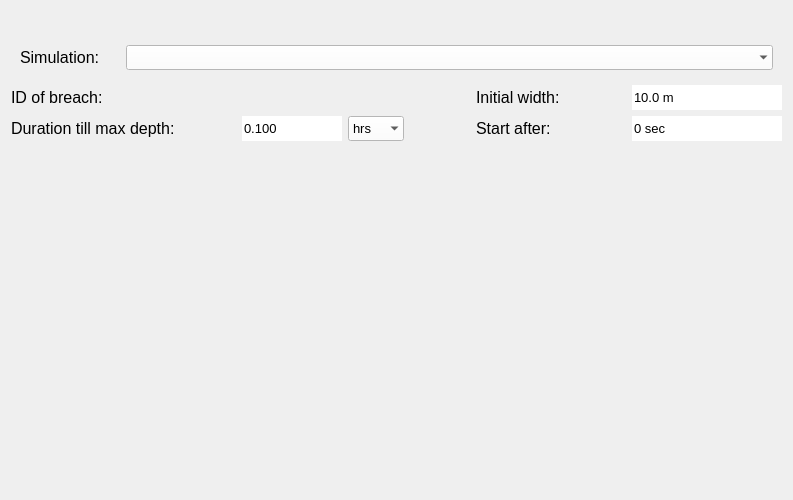
<?xml version="1.0" encoding="UTF-8"?>
<ui version="4.0">
 <class>page_breaches</class>
 <widget class="QWidget" name="page_breaches">
  <property name="geometry">
   <rect>
    <x>0</x>
    <y>0</y>
    <width>793</width>
    <height>500</height>
   </rect>
  </property>
  <property name="minimumSize">
   <size>
    <width>720</width>
    <height>0</height>
   </size>
  </property>
  <property name="palette">
   <palette>
    <active>
     <colorrole role="Button">
      <brush brushstyle="SolidPattern">
       <color alpha="255">
        <red>255</red>
        <green>255</green>
        <blue>255</blue>
       </color>
      </brush>
     </colorrole>
    </active>
    <inactive>
     <colorrole role="Button">
      <brush brushstyle="SolidPattern">
       <color alpha="255">
        <red>255</red>
        <green>255</green>
        <blue>255</blue>
       </color>
      </brush>
     </colorrole>
    </inactive>
    <disabled>
     <colorrole role="Button">
      <brush brushstyle="SolidPattern">
       <color alpha="255">
        <red>255</red>
        <green>255</green>
        <blue>255</blue>
       </color>
      </brush>
     </colorrole>
    </disabled>
   </palette>
  </property>
  <property name="font">
   <font>
    <family>Segoe UI</family>
    <pointsize>8</pointsize>
   </font>
  </property>
  <property name="windowTitle">
   <string>Form</string>
  </property>
  <property name="inputMethodHints">
   <set>Qt::ImhDigitsOnly</set>
  </property>
  <layout class="QGridLayout" name="gridLayout">
   <item row="5" column="0" colspan="4">
    <layout class="QHBoxLayout" name="horizontalLayout_3">
     <property name="bottomMargin">
      <number>0</number>
     </property>
     <item>
      <widget class="QLabel" name="label_2">
       <property name="sizePolicy">
        <sizepolicy hsizetype="Preferred" vsizetype="Preferred">
         <horstretch>0</horstretch>
         <verstretch>0</verstretch>
        </sizepolicy>
       </property>
       <property name="minimumSize">
        <size>
         <width>225</width>
         <height>25</height>
        </size>
       </property>
       <property name="maximumSize">
        <size>
         <width>16777215</width>
         <height>16777215</height>
        </size>
       </property>
       <property name="font">
        <font>
         <family>Segoe UI</family>
         <pointsize>12</pointsize>
        </font>
       </property>
       <property name="text">
        <string>Duration till max depth:</string>
       </property>
      </widget>
     </item>
     <item>
      <widget class="QDoubleSpinBox" name="sb_duration">
       <property name="sizePolicy">
        <sizepolicy hsizetype="Minimum" vsizetype="Preferred">
         <horstretch>0</horstretch>
         <verstretch>0</verstretch>
        </sizepolicy>
       </property>
       <property name="minimumSize">
        <size>
         <width>100</width>
         <height>25</height>
        </size>
       </property>
       <property name="maximumSize">
        <size>
         <width>16777215</width>
         <height>16777215</height>
        </size>
       </property>
       <property name="font">
        <font>
         <family>Segoe UI</family>
         <pointsize>10</pointsize>
        </font>
       </property>
       <property name="styleSheet">
        <string notr="true">QDoubleSpinBox {background-color: white;}</string>
       </property>
       <property name="frame">
        <bool>false</bool>
       </property>
       <property name="buttonSymbols">
        <enum>QAbstractSpinBox::NoButtons</enum>
       </property>
       <property name="decimals">
        <number>3</number>
       </property>
       <property name="maximum">
        <double>9999999999999999455752309870428160.000000000000000</double>
       </property>
       <property name="value">
        <double>0.100000000000000</double>
       </property>
      </widget>
     </item>
     <item>
      <widget class="QComboBox" name="dd_units">
       <property name="sizePolicy">
        <sizepolicy hsizetype="Minimum" vsizetype="Preferred">
         <horstretch>0</horstretch>
         <verstretch>0</verstretch>
        </sizepolicy>
       </property>
       <property name="minimumSize">
        <size>
         <width>50</width>
         <height>25</height>
        </size>
       </property>
       <property name="maximumSize">
        <size>
         <width>16777215</width>
         <height>16777215</height>
        </size>
       </property>
       <property name="font">
        <font>
         <pointsize>10</pointsize>
        </font>
       </property>
       <property name="styleSheet">
        <string notr="true">QComboBox {background-color:white; selection-background-color: lightgray;}</string>
       </property>
       <property name="frame">
        <bool>false</bool>
       </property>
       <item>
        <property name="text">
         <string>hrs</string>
        </property>
       </item>
       <item>
        <property name="text">
         <string>mins</string>
        </property>
       </item>
       <item>
        <property name="text">
         <string>s</string>
        </property>
       </item>
      </widget>
     </item>
    </layout>
   </item>
   <item row="7" column="5">
    <spacer name="verticalSpacer">
     <property name="orientation">
      <enum>Qt::Vertical</enum>
     </property>
     <property name="sizeHint" stdset="0">
      <size>
       <width>20</width>
       <height>40</height>
      </size>
     </property>
    </spacer>
   </item>
   <item row="2" column="5">
    <spacer name="verticalSpacer_2">
     <property name="orientation">
      <enum>Qt::Vertical</enum>
     </property>
     <property name="sizeType">
      <enum>QSizePolicy::Fixed</enum>
     </property>
     <property name="sizeHint" stdset="0">
      <size>
       <width>20</width>
       <height>25</height>
      </size>
     </property>
    </spacer>
   </item>
   <item row="1" column="0" colspan="9">
    <layout class="QVBoxLayout" name="svg_lout">
     <property name="bottomMargin">
      <number>0</number>
     </property>
    </layout>
   </item>
   <item row="4" column="0" colspan="4">
    <layout class="QHBoxLayout" name="horizontalLayout">
     <property name="bottomMargin">
      <number>0</number>
     </property>
     <item>
      <widget class="QLabel" name="label">
       <property name="sizePolicy">
        <sizepolicy hsizetype="Preferred" vsizetype="Preferred">
         <horstretch>0</horstretch>
         <verstretch>0</verstretch>
        </sizepolicy>
       </property>
       <property name="minimumSize">
        <size>
         <width>225</width>
         <height>25</height>
        </size>
       </property>
       <property name="maximumSize">
        <size>
         <width>16777215</width>
         <height>16777215</height>
        </size>
       </property>
       <property name="font">
        <font>
         <family>Segoe UI</family>
         <pointsize>12</pointsize>
        </font>
       </property>
       <property name="text">
        <string>ID of breach:</string>
       </property>
      </widget>
     </item>
     <item>
      <layout class="QHBoxLayout" name="breach_lout"/>
     </item>
    </layout>
   </item>
   <item row="3" column="0" colspan="9">
    <widget class="QWidget" name="simulation_widget" native="true">
     <property name="sizePolicy">
      <sizepolicy hsizetype="Expanding" vsizetype="Preferred">
       <horstretch>0</horstretch>
       <verstretch>0</verstretch>
      </sizepolicy>
     </property>
     <property name="minimumSize">
      <size>
       <width>700</width>
       <height>40</height>
      </size>
     </property>
     <property name="maximumSize">
      <size>
       <width>16777215</width>
       <height>16777215</height>
      </size>
     </property>
     <layout class="QGridLayout" name="gridLayout_2">
      <item row="0" column="0">
       <widget class="QLabel" name="label_5">
        <property name="minimumSize">
         <size>
          <width>100</width>
          <height>25</height>
         </size>
        </property>
        <property name="maximumSize">
         <size>
          <width>16777215</width>
          <height>16777215</height>
         </size>
        </property>
        <property name="font">
         <font>
          <pointsize>12</pointsize>
         </font>
        </property>
        <property name="text">
         <string>Simulation:</string>
        </property>
       </widget>
      </item>
      <item row="0" column="1">
       <widget class="QComboBox" name="dd_simulation">
        <property name="sizePolicy">
         <sizepolicy hsizetype="Expanding" vsizetype="Preferred">
          <horstretch>0</horstretch>
          <verstretch>0</verstretch>
         </sizepolicy>
        </property>
        <property name="minimumSize">
         <size>
          <width>0</width>
          <height>25</height>
         </size>
        </property>
        <property name="maximumSize">
         <size>
          <width>16777215</width>
          <height>25</height>
         </size>
        </property>
        <property name="font">
         <font>
          <family>Segoe UI</family>
          <pointsize>10</pointsize>
         </font>
        </property>
        <property name="styleSheet">
         <string notr="true">QComboBox {background-color:white; selection-background-color: lightgray;}</string>
        </property>
        <property name="frame">
         <bool>false</bool>
        </property>
       </widget>
      </item>
     </layout>
    </widget>
   </item>
   <item row="4" column="5" colspan="4">
    <layout class="QHBoxLayout" name="horizontalLayout_2">
     <property name="spacing">
      <number>6</number>
     </property>
     <item>
      <spacer name="horizontalSpacer">
       <property name="orientation">
        <enum>Qt::Horizontal</enum>
       </property>
       <property name="sizeHint" stdset="0">
        <size>
         <width>40</width>
         <height>20</height>
        </size>
       </property>
      </spacer>
     </item>
     <item>
      <widget class="QLabel" name="label_4">
       <property name="sizePolicy">
        <sizepolicy hsizetype="Preferred" vsizetype="Preferred">
         <horstretch>150</horstretch>
         <verstretch>25</verstretch>
        </sizepolicy>
       </property>
       <property name="minimumSize">
        <size>
         <width>150</width>
         <height>25</height>
        </size>
       </property>
       <property name="maximumSize">
        <size>
         <width>16777215</width>
         <height>16777215</height>
        </size>
       </property>
       <property name="font">
        <font>
         <family>Segoe UI</family>
         <pointsize>12</pointsize>
        </font>
       </property>
       <property name="text">
        <string>Initial width:</string>
       </property>
      </widget>
     </item>
     <item>
      <widget class="QDoubleSpinBox" name="sb_width">
       <property name="minimumSize">
        <size>
         <width>150</width>
         <height>25</height>
        </size>
       </property>
       <property name="maximumSize">
        <size>
         <width>16777215</width>
         <height>16777215</height>
        </size>
       </property>
       <property name="font">
        <font>
         <pointsize>10</pointsize>
        </font>
       </property>
       <property name="styleSheet">
        <string notr="true">QDoubleSpinBox {background-color: white;}</string>
       </property>
       <property name="frame">
        <bool>false</bool>
       </property>
       <property name="buttonSymbols">
        <enum>QAbstractSpinBox::NoButtons</enum>
       </property>
       <property name="suffix">
        <string> m</string>
       </property>
       <property name="decimals">
        <number>1</number>
       </property>
       <property name="maximum">
        <double>100000000000000000620008645040778319495168.000000000000000</double>
       </property>
       <property name="value">
        <double>10.000000000000000</double>
       </property>
      </widget>
     </item>
    </layout>
   </item>
   <item row="5" column="5" colspan="4">
    <layout class="QHBoxLayout" name="horizontalLayout_4">
     <item>
      <spacer name="horizontalSpacer_2">
       <property name="orientation">
        <enum>Qt::Horizontal</enum>
       </property>
       <property name="sizeHint" stdset="0">
        <size>
         <width>40</width>
         <height>20</height>
        </size>
       </property>
      </spacer>
     </item>
     <item>
      <widget class="QLabel" name="label_3">
       <property name="sizePolicy">
        <sizepolicy hsizetype="Preferred" vsizetype="Preferred">
         <horstretch>150</horstretch>
         <verstretch>25</verstretch>
        </sizepolicy>
       </property>
       <property name="minimumSize">
        <size>
         <width>150</width>
         <height>25</height>
        </size>
       </property>
       <property name="maximumSize">
        <size>
         <width>16777215</width>
         <height>16777215</height>
        </size>
       </property>
       <property name="font">
        <font>
         <family>Segoe UI</family>
         <pointsize>12</pointsize>
        </font>
       </property>
       <property name="text">
        <string>Start after:</string>
       </property>
      </widget>
     </item>
     <item>
      <widget class="QSpinBox" name="sp_start_after">
       <property name="sizePolicy">
        <sizepolicy hsizetype="Minimum" vsizetype="Fixed">
         <horstretch>0</horstretch>
         <verstretch>0</verstretch>
        </sizepolicy>
       </property>
       <property name="minimumSize">
        <size>
         <width>150</width>
         <height>25</height>
        </size>
       </property>
       <property name="maximumSize">
        <size>
         <width>16777215</width>
         <height>16777215</height>
        </size>
       </property>
       <property name="font">
        <font>
         <family>Segoe UI</family>
         <pointsize>10</pointsize>
        </font>
       </property>
       <property name="styleSheet">
        <string notr="true">QSpinBox {background-color: white;}</string>
       </property>
       <property name="frame">
        <bool>false</bool>
       </property>
       <property name="alignment">
        <set>Qt::AlignLeading|Qt::AlignLeft|Qt::AlignVCenter</set>
       </property>
       <property name="buttonSymbols">
        <enum>QAbstractSpinBox::NoButtons</enum>
       </property>
       <property name="suffix">
        <string> sec</string>
       </property>
       <property name="maximum">
        <number>999999999</number>
       </property>
      </widget>
     </item>
    </layout>
   </item>
  </layout>
 </widget>
 <resources/>
 <connections/>
</ui>
